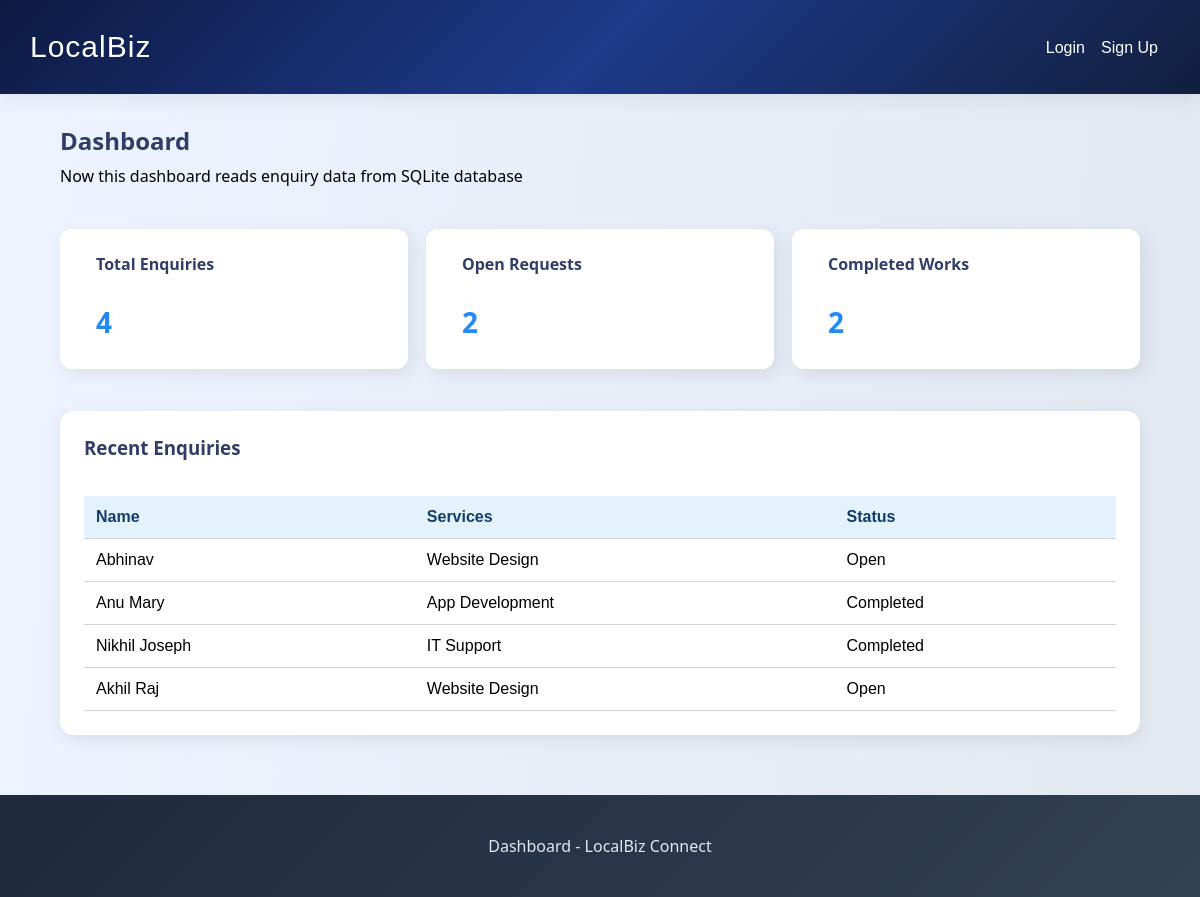
/dashboard.html, run on an earlier commit of the app's database.
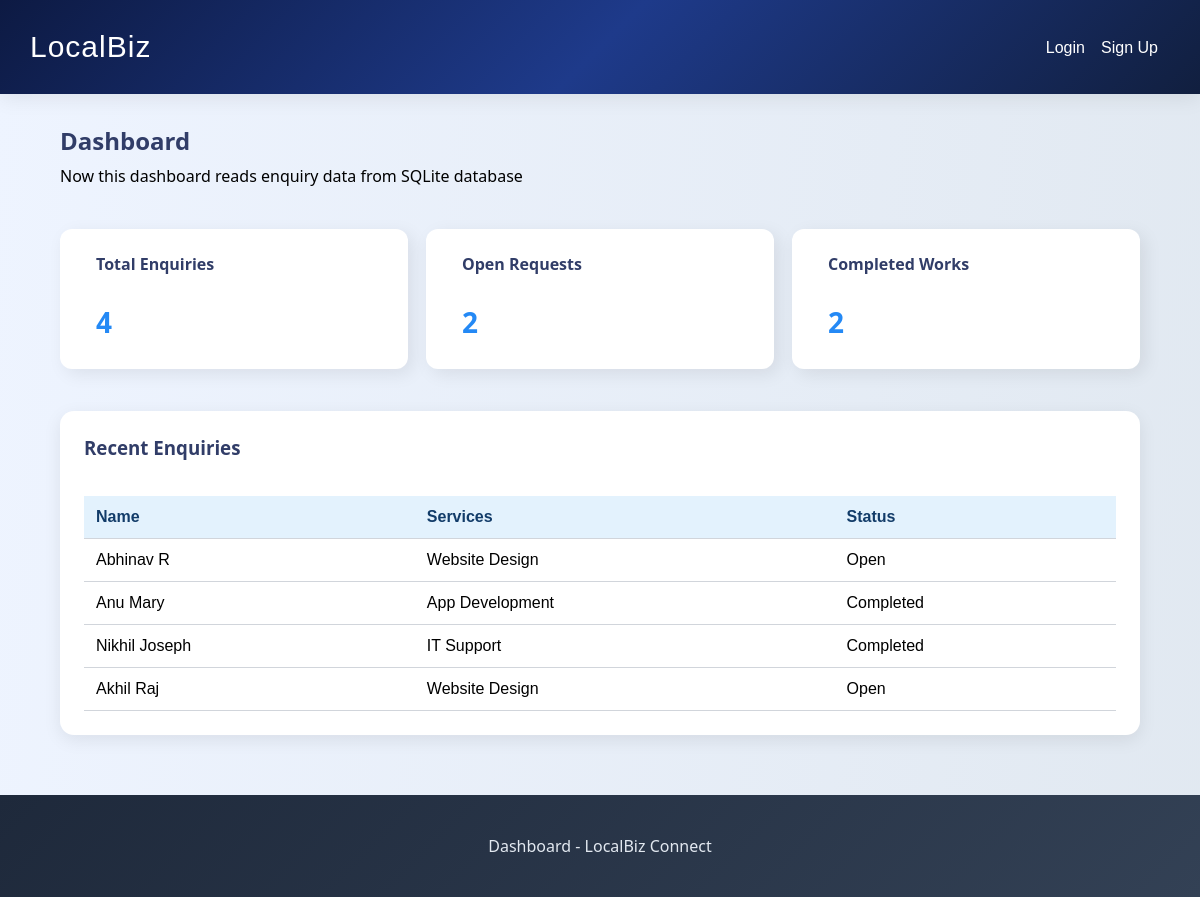
And on a later commit of the database.
### tables this page shows
CREATE TABLE enquiries (
                id INTEGER PRIMARY KEY AUTOINCREMENT,
                name TEXT NOT NULL,
                email TEXT NOT NULL,
                phone TEXT NOT NULL,
                service TEXT NOT NULL,
                message TEXT NOT NULL,
                status TEXT NOT NULL DEFAULT 'Open'
    );

### app.py (the view)
@app.route("/dashboard.html")
def dashboard():
    counts = get_dashboard_counts()
    enquiries = get_all_enquiries()
    return render_template(
        "dashboard.html",
        counts=counts,
        enquiries=enquiries
    )

### db.py (called while the page is built)
def get_connection():
    conn=sqlite3.connect(DB_NAME)
    conn.row_factory=sqlite3.Row
    return conn

def get_all_enquiries():
    conn=get_connection()
    cur=conn.cursor()
    cur.execute("SELECT * FROM  enquiries ORDER BY id DESC")
    rows=cur.fetchall()
    conn.close()
    return rows

def get_dashboard_counts():
    conn=get_connection()
    cur=conn.cursor()
    cur.execute("SELECT COUNT(*) AS count FROM enquiries")
    total=cur.fetchone()["count"]
    cur.execute("SELECT COUNT(*) AS count FROM enquiries WHERE status='Open'")
    open_count=cur.fetchone()["count"]
    cur.execute("SELECT COUNT(*) AS count FROM enquiries WHERE status='Completed'")
    completed=cur.fetchone()["count"]
    conn.close()
    return{
        "total_enquiries": total,
        "open_requests": open_count,
        "completed_works": completed
    }

### template/dashboard.html (shortened to what this page needs)
{% extends "base.html" %}
{% block content %}
  <main class="container">
  <section class="page-title">
        <h1>Dashboard</h1>
        <p>Now this dashboard reads enquiry data from SQLite database</p>
      </section>
      <section class="datas">
    <div class="card-datas">
        <h3>Total Enquiries</h3>
          <p class="stat-number">{{ counts.total_enquiries }}</p>
    </div>
    <div class="card-datas">
        <h3>Open Requests</h3>
        <p class="stat-number">{{ counts.open_requests }}</p>
    </div>
    <div class="card-datas">
        <h3>Completed Works</h3>
        <p class="stat-number">{{ counts.completed_works }}</p>
    </div>
  </section>
  <section class="enquiry-box">
    <h3>Recent Enquiries</h3>
    <table>
    <thead>
    <tr>
      <th>Name</th>
      <th>Services</th>
      <th>Status</th>
    </tr>
    </thead>
    <tbody>
      {% for enquiry in enquiries %}
    <tr>
      <td>{{ enquiry.name }}</td>
      <td>{{ enquiry.service }}</td>
      <td>{{ enquiry.status }}</td>
    </tr>
    {% endfor %}
    </tbody>
  </table>
  </section>
  </main>
  {% endblock %}
{% block footer %}Dashboard - LocalBiz Connect{% endblock %}

What changed in the data, as far as the page shows it:
removed enquiries: name "Abhinav", service "Website Design", status "Open"
added enquiries: name "Abhinav R", service "Website Design", status "Open"
